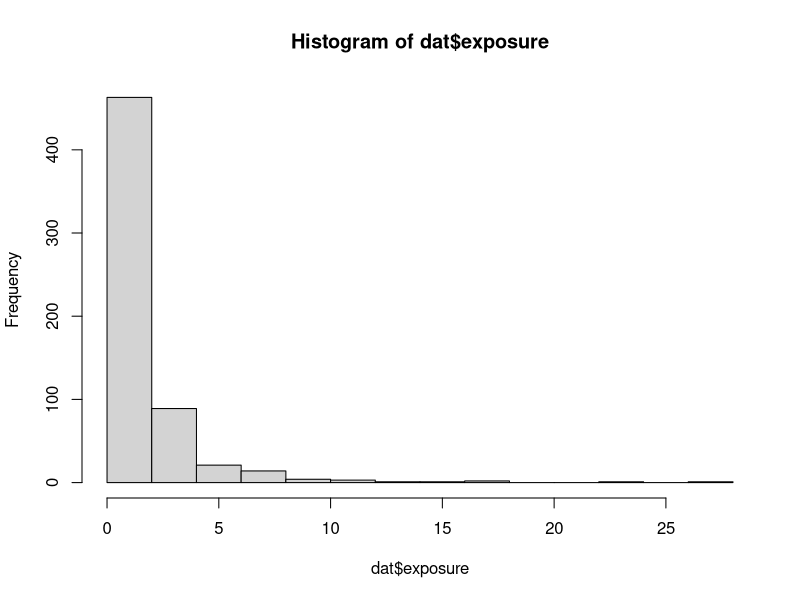

This figure's R source: (Note: this script raises an error after producing the figure.)
## ---- chunk 1
set.seed(2025)   # for reproducibility
N <- 600         # number of observations

# (log-normal)
exposure <- rlnorm(N, meanlog = 0, sdlog = 1.0)

# (Normal)
IQ <- rnorm(N, mean = 95, sd = 15)

# (Bernoulli with p=0.49)
male <- rbinom(N, 1, 0.49)

# Put into a data.frame
dat <- data.frame(id = 1:N, exposure, IQ, male)
head(dat)
## ---- chunk 2
hist(dat$exposure)
# [Your code here]
## ---- chunk 3
# 50/50 assignment
group <- sample(c("A","B"), size = N, replace = TRUE)
dat$group <- group

# Quick counts
table(dat$group)
prop.table(table(dat$group))
## ---- chunk 4
# [Your code here]
## ---- chunk 5
# [Your code here]
## ---- chunk 6
# [Your code here]
mean_A_exposure <- tapply(dat$exposure, dat$group, mean)[["A"]]
## ---- chunk 7
balance_table <- data.frame(
  covariate = c("Exposure", "IQ", "Gender"),
  mean_A = c(mean_A_exposure, mean_A_IQ, mean_A_gender),
  mean_B = c(mean_B_exposure, mean_B_IQ, mean_B_gender)
)
balance_table$diff_in_means <- with(balance_table, mean_A - mean_B)
balance_table
## ---- chunk 8
# outcome depends on covariates (nonlinear), but not on group
Y <- 1.5 + 0.4*log(1+X1) + 0.6*(X2 > 1.5) + 0.3*sqrt(X3) - 0.8*X4 + rnorm(N, 0, 0.7)
dat$Y <- Y
## ---- chunk 9
# [Your code here]
